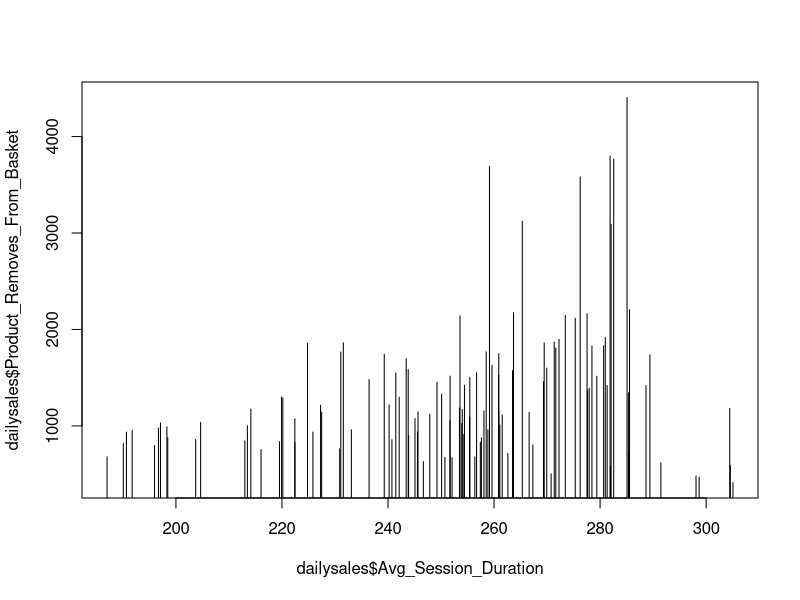
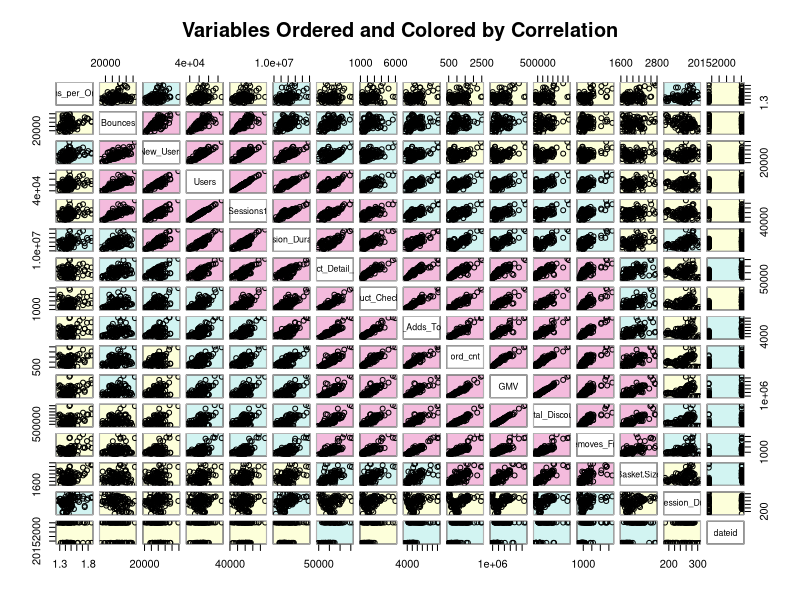

Reproduce these figures in R, in order.
getwd()

setwd("/Users/Cipher/Documents")

dailysales = read.csv("Daily_Sales_GAP_20160413.csv") # get data 
head(dailysales)
summary(dailysales)
plot(dailysales$Avg_Session_Duration,dailysales$Product_Removes_From_Basket,type="h")
warnings()
corelation = cor(dailysales,method="kendall") # get correlations
View(corelation)
install.packages("Hmisc")
library(Hmisc)
rcorr(as.matrix(dailysales))

# Scatterplot Matrices from the glus Package 
install.packages("gclus")
library(gclus)

dta.col <- dmat.color(corelation) # get colors
# reorder variables so those with highest correlation
# are closest to the diagonal
dta.o <- order.single(corelation) 
cpairs(dailysales, dta.o, panel.colors=dta.col, gap=.5,       main="Variables Ordered and Colored by Correlation" )
